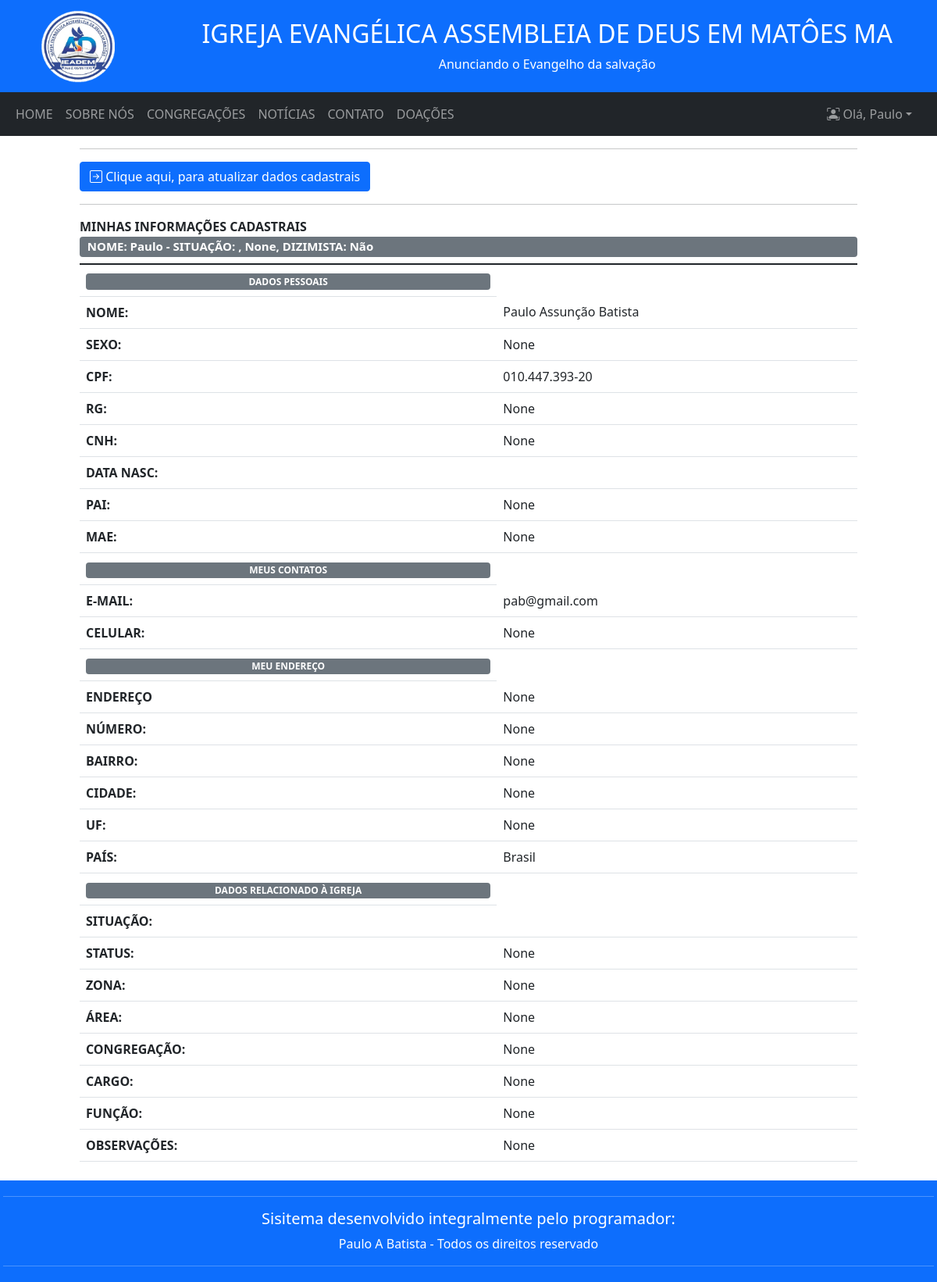
The app's page /perfil_detalhes/ (signed in) with its own data.
### usuarios/models.py (models this page shows)
class CustonUserModel(AbstractUser):
    cpf = BRCPFField('CPF', unique=True, blank=False, null=False)
    email = models.EmailField(max_length=120, blank=False, null=False)
    USERNAME_FIELD = 'cpf'
    REQUIRED_FIELDS = ['email']
    class Meta():
        db_table = 'usuarios'

### pessoas/models.py (models this page shows, shortened)
class Pessoas(UuidModel, Situaco_na_igreja, Document, Address, Active, TimeStampedModel):
    SEXO_CHOICES = (
        ("Masculino", "Masculino"),
        ("Feminino", "Feminino")
    )
    ESCOLARIDADE_CHOICES = (
        ("Analfabeto", "Analfabeto"),
        ("Até 5º ano", "Até 5º ano"),
        ("5º ano complte", "5º ano completo"),
        ("Fundamental Completo", "Fundamental Completo"),
        ("Médio Incompleto", "Médio Incompleto"),
        ("Médio Completo", "Médio Completo"),
        ("Superior Incompleto", "Superior Incompleto"),
        ("Superior Completo", "Superior Completo"),
        ("Mestrado", "Mestrado"),
        ("Doutorado", "Doutorado"),
        ("Ignorado", "Ignorado")
    )
    STATUS_CHOICES = (
        ("Em comunhão", "Em comunhão"),
        ("Disciplinado", "Disciplinado"),
        ("Afastado", "Afastado"),
        ("Desviado", "Desviado"),
        ("Observação", "Observacao")
    )
    status = models.CharField(max_length=40, choices=STATUS_CHOICES, null=True)
    nome = models.CharField(max_length=200, blank=False, null=True)
    data_nasc = models.DateField(
        null=True, blank=False, auto_now=False, auto_now_add=False)
    sexo = models.CharField(
        max_length=20, choices=SEXO_CHOICES, blank=True, null=True)
    pai = models.CharField(max_length=200, blank=True, null=True)
    mae = models.CharField(max_length=200, blank=True, null=True)
    email = models.EmailField(null=True)
    telefone = models.CharField(max_length=15, blank=True, null=True)
    observacao = models.TextField(blank=True, null=True)
    cargo = models.ForeignKey(
        Cargo_Funcao, on_delete=models.CASCADE, related_name='cargo_atual', null=True)
    funcao = models.ForeignKey(Cargo_Funcao, on_delete=models.CASCADE,
                               related_name='funcao_que_exerce', blank=True, null=True)
    zona = models.ForeignKey(Zonas, on_delete=models.CASCADE, null=True)
    area = models.ForeignKey(Areas, on_delete=models.CASCADE, null=True)
    congregacao = models.ForeignKey(
        Congregacoes, on_delete=models.CASCADE, null=True)
    dizimista = models.BooleanField(blank=True, null=True)
    nivel_escolaridade = models.CharField(
        max_length=60, choices=ESCOLARIDADE_CHOICES, blank=True, null=True)
    usuario = models.OneToOneField(CustonUserModel, on_delete=models.CASCADE)
    class Meta:
        verbose_name_plural = 'Pessoas'
        db_table = 'pessoas'

### pessoas/views.py (the view)
# urls.py: path('perfil_detalhes/', pessoas_detalhes_perfil, name='perfil_detalhes'),
@login_required
def pessoas_detalhes_perfil(request):
    template_name = 'pessoas/pessoas_detalhes.html'
    pessoa = get_object_or_404(Pessoas, usuario=request.user.id)
    context = {'object': pessoa}
    return render(request, template_name, context)

### pessoas/templates/pessoas/pessoas_detalhes.html (shortened to what this page needs)
{% extends 'core/base.html' %}
{% block content %}
<div class="row" id="corpo_da_listagem">
    <div class="col-sm-1"> </div>
    <div class="col-sm-10" id="">
        <hr>
        <a href="{% url 'editar_perfil_pessoa' %}" class="btn btn-primary"> <i class="bi bi-arrow-right-square"></i> Clique aqui, para atualizar dados cadastrais
        </a>
        <hr>
        <table class="table">
            <thead>
            <strong>    MINHAS INFORMAÇÕES CADASTRAIS </strong> <h5> <span class="badge bg-secondary " style=" width: 100%; text-align: left;">
                NOME: {{user.first_name}} -
                SITUAÇÃO: {{object.situacao}},
                 {{object.status}},
                DIZIMISTA: {% if object.dizimista == 1 %}
                Sim
                {% else %}
                Não
                {% endif %}
            </span> </h5>
            </thead>
            <tbody>
                <tr>
                    <td>
                    <span class="badge bg-secondary" style=" width: 100%;">DADOS PESSOAIS</span>
                </td>
                </tr>
                <tr>
                    <td>
                     <strong>  NOME: </strong>
                    </td>
                    <td>
                         {{object.nome}}
                    </td>
                </tr>
                <tr>
                    <td>
                     <strong>  SEXO: </strong>
                    </td>
                    <td>
                         {{object.sexo}}
                    </td>
                </tr>
                <tr>
                    <td>
                        <strong>   CPF: </strong>
                    </td>
                    <td>
                        {{user.cpf}}
                    </td>
                </tr>
                <tr>
                    <td>
                     <strong>  RG: </strong>
                    </td>
                    <td>
                         {{object.rg}}
                    </td>
                </tr>
                <tr>
                    <td>
                     <strong>  CNH: </strong>
                    </td>
                    <td>
                         {{object.cnh}}
                    </td>
                </tr>
                <tr>
                    <td>
                        <strong>  DATA NASC: </strong>
                    </td>
                    <td>
                    </td>
                </tr>
                <tr>
                    <td>
                        <strong>  PAI: </strong>
                    </td>
                    <td>
                        {{object.pai}}
                    </td>
                </tr>
                <tr>
                    <td>
                        <strong>   MAE: </strong>
                    </td>
                    <td>
                        {{object.mae}}
                    </td>
                </tr>
                <tr>
                    <td>
                    <span class="badge bg-secondary" style=" width: 100%;">MEUS CONTATOS</span>
                </td>
                <tr>
                    <td>
                        <strong>   E-MAIL: </strong>
                    </td>
                    <td>
                        {{user.email}}
                    </td>
                </tr>
                <tr>
                    <td>
                        <strong>   CELULAR: </strong>
                    </td>
                    <td>
                        {{object.telefone}}
                    </td>
                </tr>
                <tr>
                    <td>
                    <span class="badge bg-secondary" style=" width: 100%;">MEU ENDEREÇO</span>
                </td>
                <tr>
                    <td>
                        <strong>   ENDEREÇO </strong>
                    </td>
                    <td>
                        {{object.address}}
                    </td>
                </tr>
                <tr>
                    <td>
                        <strong>   NÚMERO: </strong>
                    </td>
                    <td>
                        {{object.address_number}}
                    </td>
                </tr>
                <tr>
                    <td>
                        <strong>   BAIRRO: </strong>
                    </td>
                    <td>
                        {{object.district}}
                    </td>
                </tr>
                <tr>
                    <td>
                        <strong>   CIDADE: </strong>
                    </td>
                    <td>
                        {{object.city}}
                    </td>
                </tr>
                <tr>
                    <td>
                        <strong>   UF: </strong>
                    </td>
                    <td>
                        {{object.uf}}
                    </td>
                </tr>
                <tr>
                    <td>
                        <strong>   PAÍS: </strong>
                    </td>
                    <td>
                        {{object.country}}
                    </td>
                </tr>
                <tr>
                    <td>
                    <span class="badge bg-secondary" style=" width: 100%;">DADOS RELACIONADO À IGREJA</span>
                </td>
                </tr>
                <tr>
                    <td>
                        <strong>  SITUAÇÃO: </strong>
                    </td>
                    <td>
                    </td>
                </tr>
                <tr>
                    <td>
                        <strong>  STATUS: </strong>
                    </td>
                    <td>
                        {{object.status}}
                    </td>
                </tr>
                <tr>
                    <td>
                        <strong>  ZONA: </strong>
                    </td>
                    <td>
                        {{object.zona}}
                    </td>
                </tr>
                <tr>
                    <td>
                        <strong>  ÁREA: </strong>
                    </td>
                    <td>
                        {{object.area}}
                    </td>
                </tr>
                <tr>
                    <td>
                        <strong>  CONGREGAÇÃO: </strong>
                    </td>
                    <td>
                        {{object.congregacao}}
                    </td>
                </tr>
                <tr>
                    <td>
                        <strong>  CARGO: </strong>
                    </td>
                    <td>
                        {{object.cargo}}
                    </td>
                </tr>
                <tr>
                    <td>
                        <strong>  FUNÇÃO: </strong>
                    </td>
                    <td>
                        {{object.funcao}}
                    </td>
                </tr>
                <tr>
                    <td>
                        <strong>  OBSERVAÇÕES: </strong>
                    </td>
                    <td>
                        {{object.observacao}}
                    </td>
                </tr>
            </tbody>
        </table>
    </div>
    <div class="col-sm-1"> </div>
</div>
{% endblock content %}

### core/templates/core/base.html (shortened to what this page needs)
{% load static %}
<!DOCTYPE html>
<html lang="en">
  <head>
    <link
      href="https://cdn.jsdelivr.net/npm/bootstrap@5.1.3/dist/css/bootstrap.min.css"
      rel="stylesheet"
    />
    <link
      rel="stylesheet"
      href="https://cdn.jsdelivr.net/npm/bootstrap-icons@1.9.1/font/bootstrap-icons.css"
    />
  </head>
  <body>
    <div class="p-2 bg-primary text-white text-center">
      <div class="row">
        <div class="col-sm-2">
          <img
            src="{% static 'img/logoigreja.png' %}"
            alt="Logo igreja"
            id="imglogo_nav"
          />
        </div>
        <div class="col-sm-10 pt-3">
          <h2>IGREJA EVANGÉLICA ASSEMBLEIA DE DEUS EM MATÔES MA</h2>
          <p>Anunciando o Evangelho da salvação</p>
        </div>
      </div>
    </div>
    <nav class="navbar navbar-expand-sm bg-dark navbar-dark">
      <div class="container-fluid">
        <div class="collapse navbar-collapse" id="collapsibleNavbar">
          <ul class="navbar-nav">
            <li class="nav-item">
              <a class="nav-link" href="{% url 'home' %}">HOME</a>
            </li>
            <li class="nav-item">
              <a class="nav-link" href="#">SOBRE NÓS</a>
            </li>
            <li class="nav-item">
              <a class="nav-link" href="{% url 'galeria_congregacoes' %}">CONGREGAÇÕES </a>
            </li>
            <li class="nav-item">
              <a class="nav-link" href="#">NOTÍCIAS </a>
            </li>
            <li class="nav-item">
              <a class="nav-link" href="#">CONTATO</a>
            </li>
            <li class="nav-item">
              <a class="nav-link" href="#">DOAÇÕES</a>
            </li>
          </ul>
        </div>
      </div>
      <div class="px-4" id="login_logout">
        <ul class="nav navbar-nav my-2 my-lg-0">
          <li class="nav-item dropdown">
            <a
              class="nav-link dropdown-toggle"
              href="#"
              role="button"
              data-bs-toggle="dropdown"
              >
              {% if user.is_authenticated %}
              <i class="bi bi-person-bounding-box"></i>  Olá, {{ user.first_name }}</a
              {% else %}
              <i class="bi bi-person-bounding-box"></i> Faça login ou cadastre-se</a
              {% endif %}
            >
          </li>
        </ul>
      </div>
    </nav>
    {% block content %} {% endblock content %}
    <link rel="stylesheet" href="{% static 'css/style.css' %}" />
    <div class="mt-2 p-1 bg-primary text-white text-center">
      <hr>
      <h5>Sisitema desenvolvido integralmente pelo programador:</h5>
      Paulo A Batista - Todos os direitos reservado
      <hr>
    </div>
  </body>
</html>

### static/css/style.css (style rules this page uses)
#imglogo_nav { width: 100px; height: 100px; }

### records on screen
CustonUserModel: first_name "Paulo", cpf "010.447.393-20", email "pab@gmail.com"
Pessoas: status "None", nome "Paulo Assunção Batista", sexo "None", rg "None", cnh "None", pai "None", mae "None", telefone "None", address "None", address_number "None", district "None", city "None", uf "None", country "Brasil", zona "None", area "None", congregacao "None", cargo "None", funcao "None", observacao "None"
